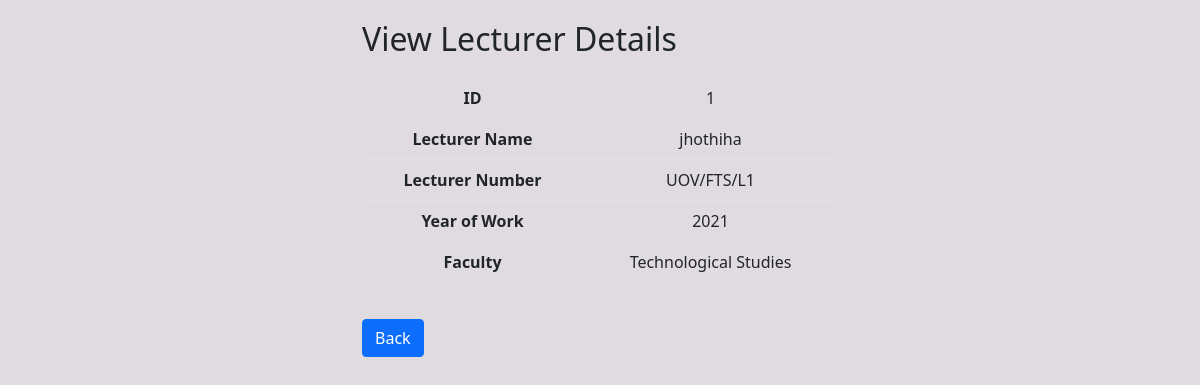
The app's page /pages/view_lecturer.php?id=1 with its own data.
### tables this page shows
CREATE TABLE `lecturer` (
  `id` int(11) NOT NULL,
  `Year` varchar(255) DEFAULT NULL,
  `lectNum` varchar(255) NOT NULL,
  `lectName` varchar(255) DEFAULT NULL,
  `degree` varchar(255) DEFAULT NULL,
  `age` int(11) DEFAULT NULL,
  `Faculty` enum('Technological Studies','Applied Science','Business Studies') DEFAULT NULL,
  `Email` varchar(255) DEFAULT NULL,
  `contactno` int(10) DEFAULT NULL,
  `Password` varchar(255) DEFAULT 'abcd'
);

### pages/view_lecturer.php (the view, shortened to what this page needs)
<?php
include "../db_conn.php";
$id = $lecturerName = $lecturerNumber = $yearOfStudy = $faculty = "";
if ($_SERVER["REQUEST_METHOD"] == "GET" && isset($_GET['id'])) {
    $id = $_GET['id'];
    $query = "SELECT * FROM lecturer WHERE id = '$id'";
    $result = mysqli_query($conn, $query);
    if (mysqli_num_rows($result) == 1) {
        $row = mysqli_fetch_assoc($result);
        $lecturerName = $row['lectName'];
        $lecturerNumber = $row['lectNum'];
        $yearOfStudy = $row['Year'];
        $faculty = $row['Faculty'];
    } else {
        $errorMessage = "Lecturer not found.";
    }
}
?>
<!DOCTYPE html>
<html>
<head>
    <link href="https://cdn.jsdelivr.net/npm/bootstrap@5.0.0-beta1/dist/css/bootstrap.min.css" rel="stylesheet">
</head>
<body>
    <div class="container">
        <h2>View Lecturer Details</h2>
        <table class="table lecturer-details">
            <tr>
                <th>ID</th>
                <td><?php echo $id; ?></td>
            </tr>
            <tr>
                <th>Lecturer Name</th>
                <td><?php echo $lecturerName; ?></td>
            </tr>
            <tr>
                <th>Lecturer Number</th>
                <td><?php echo $lecturerNumber; ?></td>
            </tr>
            <tr>
                <th>Year of Work</th>
                <td><?php echo $yearOfStudy; ?></td>
            </tr>
            <tr>
                <th>Faculty</th>
                <td><?php echo $faculty; ?></td>
            </tr>
        </table>
        <a href="manage_lecturer.php" class="btn btn-primary back-btn">Back</a>
    </div>
</body>
</html>

### pages/view_lecturer.php (style rules this page uses)
body { background-color: #e0dbdf; padding: 20px; }
.container { max-width: 500px; margin: 0 auto; }
.lecturer-details { margin-top: 20px; }
.lecturer-details th, .lecturer-details td { text-align: center; }
.back-btn { margin-top: 20px; }

### records on screen
lecturer: lectName "jhothiha", lectNum "UOV/FTS/L1", Year "2021", Faculty "Technological Studies"

### other values on screen
$id "1"
